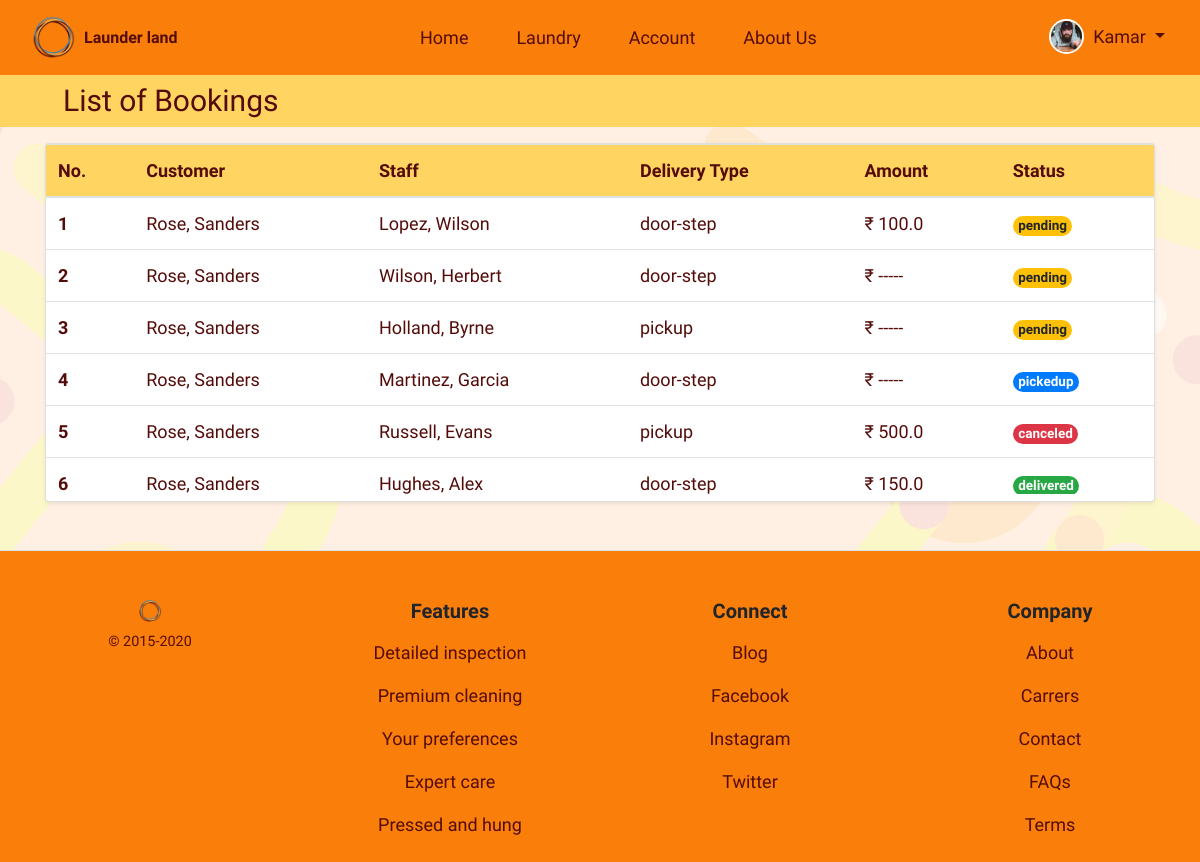
Page /laundry/staff_all_booking/ (signed in) on the earlier database version.
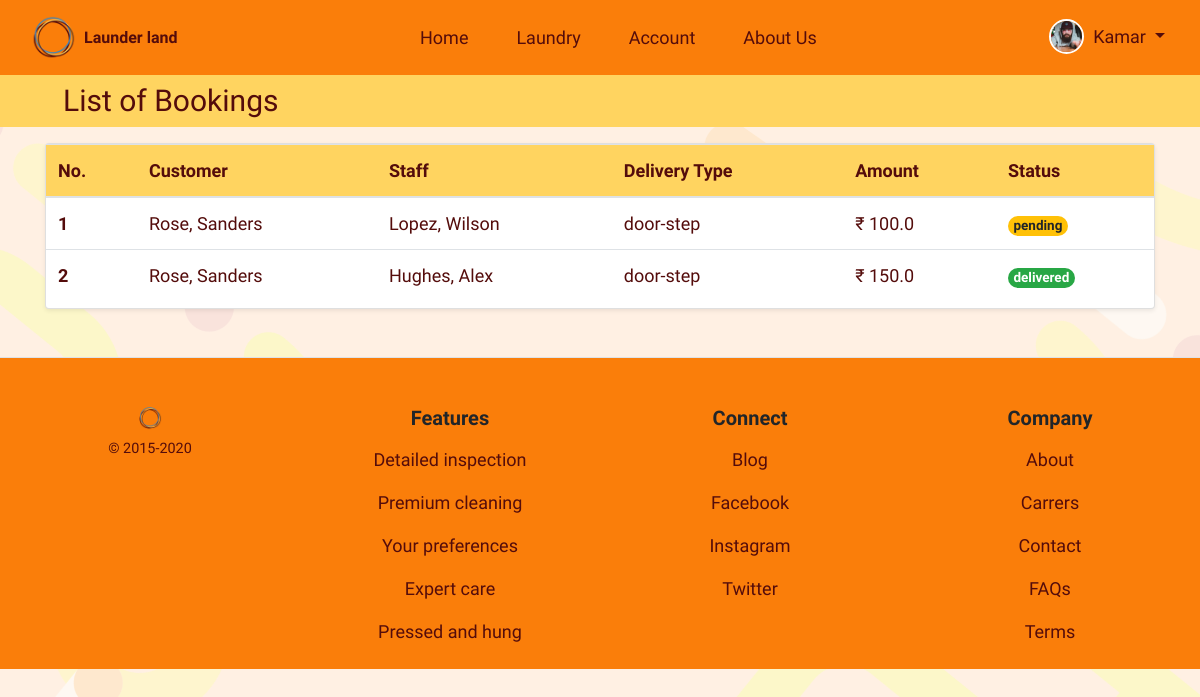
Same page on the later database version.
### usermodule/models.py (models this page shows)
class User(AbstractUser):
    username = None
    mobile = models.CharField(unique=True, max_length=10)
    email = models.EmailField(unique=True)
    first_name = models.CharField(max_length=15)
    profile_pic = models.ImageField(default="profile.png", blank=True)
    gender_choice = (('Male', 'Male'), ('Female', 'Female'),
                     ('Other', 'Other'))
    gender = models.CharField(max_length=7, choices=gender_choice)
    user_type_choice = ((1, 'Owner'), (2, 'Staff'), (3, 'Customer'))
    user_type = models.PositiveSmallIntegerField(
        choices=user_type_choice)
    staff_status = models.BooleanField(default=False)
    address = models.CharField(max_length=100)
    street = models.CharField(max_length=50)
    city = models.CharField(max_length=50)
    state = models.CharField(max_length=50)
    pincode = models.CharField(max_length=6)
    creation_date = models.DateTimeField(auto_now_add=True)
    objects = UserManager()
    USERNAME_FIELD = 'mobile'
    REQUIRED_FIELDS = ['first_name']
    class Meta:
        verbose_name = 'User'
        verbose_name_plural = 'Users'
    def __str__(self):
        return self.last_name + ", " + self.first_name

### laundry/models.py (models this page shows, shortened)
class Booking(models.Model):
    cust_id = models.ForeignKey(
        User, on_delete=models.CASCADE, related_name="cid")
    assigned_staff = models.ForeignKey(User, on_delete=models.CASCADE)
    services = models.ForeignKey(Service, on_delete=models.SET_NULL, null=True)
    sub_service = models.ForeignKey(
        Subservice, on_delete=models.SET_NULL, null=True)
    quantity = models.PositiveIntegerField()
    amount = models.FloatField(null=True, blank=True)
    delivery_choice = (('pickup', 'Pickup (Self)'), ('door-step', 'Door Step'))
    delivery_type = models.CharField(choices=delivery_choice, max_length=30)
    status_choice = (('pending', 'Pending'), ('pickedup', 'Picked Up'), ('canceled', 'Canceled'),
                     ('ready', 'Ready'), ('delivered', 'Delivered'))
    status = models.CharField(max_length=20, choices=status_choice,
                              default=status_choice[0][0])
    booked_on = models.DateTimeField(auto_now_add=True)
    class Meta:
        verbose_name = 'Booking'
        verbose_name_plural = 'Bookings'

### usermodule/decorators.py (the view)
    def wrap(request, *args, **kwargs):
        if request.user.is_authenticated:
            if request.user.user_type == 2 or request.user.user_type == 1:
                return function(request, *args, **kwargs)
            else:
                messages.warning(request, 'Signin using Staff Account')
                return redirect(redirect('usermodule:signin').url+'?next='+request.path)
        else:
            messages.info(request, 'Signin to continue')
            return redirect(redirect('usermodule:signin').url+'?next='+request.path)

### laundry/views.py (called while the page is built)
@user_is_staff
def staff_all_booking(request):
    bookings = None
    if request.user.user_type == 1:
        bookings = Booking.objects.all().order_by('booked_on').reverse()
    elif request.user.user_type == 2:
        bookings = Booking.objects.filter(
            assigned_staff=request.user.id).order_by('booked_on').reverse()
    return render(request, 'laundry/staff_booking.html', {'booking': bookings})

### templates/laundry/staff_booking.html (shortened to what this page needs)
{% extends 'base_layout.html' %}
{% load static %}
{% block content %}
<body id="booking">
    <article class="bg_light_orange_2 container-fluid py-2">
        <section class="pr-md-auto pl-md-5 text-center text-md-left">
            <h3 class="brown mb-0 clamp_size_header">List of Bookings</h3>
        </section>
    </article>
    <article class="container my-2">
        <section class="card shadow-sm my-3 w-100">
            <div class="card-body p-0">
                <div class="table-responsive table-wrapper">
                    <table class="table table-hover mb-0 brown">
                        <thead class="bg_light_orange_2">
                            <tr>
                                <th scope="col">No.</th>
                                <th scope="col">Customer</th>
                                {% if user.user_type == 1 %}
                                <th scope="col">Staff</th>
                                {% endif %}
                                <th scope="col">Delivery Type</th>
                                <th scope="col">Amount</th>
                                <th scope="col">Status</th>
                            </tr>
                        </thead>
                        <tbody>
                            {% for data in booking %}
                            <tr>
                                {% if forloop %}
                                <th><a class="nav-link p-0 brown btn-cust"
                                        href="{% url 'laundry:staff_booking_edit' data.id %}">{{forloop.counter}}</a>
                                </th>
                                {% endif %}
                                <td>{{ data.cust_id }}</td>
                                {% if user.user_type == 1 %}
                                <td>{{ data.assigned_staff }}</td>
                                {% endif %}
                                <td>{{ data.delivery_type }}</td>
                                <td>&#x20B9; {{ data.amount|default:"-----" }}</td>
                                <td><span class="badge rounded-pill mb-0
                                {% if data.status == 'delivered' %}
                                badge-success
                                {% elif data.status == 'ready' %}
                                badge-info
                                {% elif data.status == 'pickedup' %}
                                badge-primary
                                {% elif data.status == 'pending' %}
                                badge-warning
                                {% elif data.status == 'canceled' %}
                                badge-danger
                                {% endif %}
                                ">{{ data.status }}</span></td>
                            </tr>
                            {% endfor %}
                        </tbody>
                    </table>
                </div>
            </div>
        </section>
    </article>
</body>
{% endblock %}

### templates/base_layout.html (shortened to what this page needs)
{% load static %}
<!DOCTYPE html>
<html lang="en">
<head>
    <link rel="stylesheet" href="https://maxcdn.bootstrapcdn.com/bootstrap/4.5.0/css/bootstrap.min.css" />
    <link rel="stylesheet" href="https://use.fontawesome.com/releases/v5.7.0/css/all.css"
 />
    <link rel="stylesheet" href="https://cdnjs.cloudflare.com/ajax/libs/animate.css/4.0.0/animate.min.css" />
    <link rel="stylesheet" href="{% static 'css/style.css' %}" />
</head>
<body>
    <header>
        {% include 'header.html' %}
    </header>
    <main>
        {% block content %} {% endblock %}
    </main>
    <footer class="pt-4 mt-5 pt-md-5 border-top bg_orange_1 ">
        {% include 'footer.html' %}
    </footer>
</body>
</html>

### templates/messages.html (shortened to what this page needs)
{% load static %}

### templates/header.html (shortened to what this page needs)
{% load static %}
{% url 'homepage' as home %}
{% url 'usermodule:myaccount' as myaccount %}
{% url 'laundry:laundry' as laundry %}
<div>
    <nav class="navbar navbar-expand-lg bg_orange_1">
        <div class="container mx_width_100 justify-content-between">
            <a class="navbar-brand flex-shrink-0 btn-cust d-flex" href="{% url 'homepage' %}"
                style="min-width: 7rem"><img src="{% static 'images/logo.png' %}" alt="Horbax" width="45" />
                <h6 class="my-auto ml-2 brown bold">Launder land</h6>
            </a>
            <div class="container order-1 order-lg-0">
                <div class="navbar-collapse collapse d-lg-flex justify-content-center align-items-center"
                    id="navbarCollapse">
                    <ul class="navbar-nav">
                        <li class="nav-item my-2 mx-lg-3 clamp_size">
                            <a class="{% if request.get_full_path == home %}actives{% else %}brown{% endif %} nav-link border-0 btn-cust text-center header_big"
                                href="{% url 'homepage' %}">Home</a>
                        </li>
                        <li class="nav-item my-2 mx-lg-3 clamp_size">
                            <a class="{% if request.get_full_path == laundry %}actives{% else %}brown{% endif %} nav-link header_big border-0 btn-cust text-center"
                                href="{% url 'laundry:laundry' %}">Laundry</a>
                        </li>
                        {% if user.is_authenticated %}
                        <li class="nav-item my-2 mx-lg-3 clamp_size">
                            <a class="{% if request.get_full_path == myaccount %}actives{% else %}brown{% endif %} nav-link header_big border-0 btn-cust text-center"
                                href="{% url 'usermodule:myaccount' %}">Account</a>
                        </li>
                        {% endif %}
                        <li class="nav-item my-2 mx-lg-3 clamp_size">
                            <a class="brown nav-link header_big border-0 btn-cust text-center" href="#">About Us</a>
                        </li>
                    </ul>
                </div>
            </div>
            <div class="navbar-toolbar d-flex flex-shrink-0 align-items-center order-0 orderlg-1">
                {% if user.is_authenticated %}
                <div class="nav-item dropdown d-flex order-md-2">
                    <a class="navbar-tool mx-sm-1 mx-md-0 text-decoration-none btn-cust" href="">
                        <div class="navbar-tool-icon-box">
                            <img class="rounded-circle" src="{{ user.profile_pic.url }}" width="35"
                                style="border: 2px solid white" alt="Profile" />
                        </div>
                    </a>
                    <a class="nav-link dropdown-toggle btn-cust d-none d-md-block px-1
              {% if request.get_full_path == profile %}active{% else %}brown{% endif %}" href="#" id="navbardrop"
                        data-toggle="dropdown">
                        {{ user.first_name }}
                    </a>
                </div>
                {% endif %}
            </div>
        </div>
    </nav>
</div>

### templates/footer.html
{% load static %}
<div class="row mx-0 text-center">
    <div class="col-12 col-md">
        <img class="mb-2" src="{% static 'images/logo.png' %}" alt="" width="24" height="24">
        <small class="d-block mb-3 brown">© 2015-2020</small>
    </div>
    <div class="col-12 col-md">
        <h5 class="bold">Features</h5>
        <ul class="list-unstyled text-small brown">
            <li><a class="text-muted nav-link brown" href="#">Detailed inspection</a></li>
            <li><a class="text-muted nav-link brown" href="#">
                    Premium cleaning</a></li>
            <li><a class="text-muted nav-link brown" href="#">
                    Your preferences</a></li>
            <li><a class="text-muted nav-link brown" href="#">Expert care</a></li>
            <li><a class="text-muted nav-link brown" href="#">Pressed and hung</a></li>
        </ul>
    </div>
    <div class="col-12 col-md">
        <h5 class="bold">Connect</h5>
        <ul class="list-unstyled text-small brown">
            <li><a class="text-muted nav-link brown" href="#">Blog</a></li>
            <li><a class="text-muted nav-link brown" href="#">Facebook</a></li>
            <li><a class="text-muted nav-link brown" href="#">Instagram</a></li>
            <li><a class="text-muted nav-link brown" href="#">Twitter</a></li>
        </ul>
    </div>
    <div class="col-12 col-md">
        <h5 class="bold">Company</h5>
        <ul class="list-unstyled text-small brown">
            <li><a class="text-muted nav-link brown" href="#">About</a></li>
            <li><a class="text-muted nav-link brown" href="#">Carrers</a></li>
            <li><a class="text-muted nav-link brown" href="#">Contact</a></li>
            <li><a class="text-muted nav-link brown" href="#">FAQs</a></li>
            <li><a class="text-muted nav-link brown" href="#">Terms</a></li>
        </ul>
    </div>
</div>

### static/css/style.css (style rules this page uses)
body { background-image: url("/static/images/home_page.png"); background-attachment: fixed; background-size: cover; -webkit-background-size: cover; -moz-background-size: cover; -o-background-size: cover; background-repeat: no-repeat; background-blend-mode: overlay; font-family: "Quicksand"; font-size: large; }
.btn-cust { transition: transform 80ms ease-in; }
.brown { color: #540c0b !important; }
.bg_orange_1 { background-color: #fa7e0a !important; }
.bg_light_orange_2 { background-color: #ffd460 !important; }
.bold { font-weight: 700 !important; }
.clamp_size { font-size: clmp(17px, 2.5vw, 21px) !important; }
.clamp_size_header { font-size: clamp(25px, 2.5vw, 32px) !important; }
.navbar-tool { position: relative; display: -ms-flexbox; display: flex; -ms-flex-align: center; align-items: center; }
.navbar-tool-icon-box { position: relative; width: 2.875rem; height: 2.875rem; border-radius: 50%; line-height: 2.625rem; text-align: center; color: #540c0b; }
.mx_width_100 { max-width: 100% !important; }
#booking { background-color: #ffefe2f6; }
.table-wrapper { max-height: 350px; overflow: auto; display: inline-block; }

Differences in the rows shown:
removed Booking: cust_id "Rose, Sanders", assigned_staff "Wilson, Herbert", delivery_type "door-step", amount "-----", status "pending"
removed Booking: cust_id "Rose, Sanders", assigned_staff "Holland, Byrne", delivery_type "pickup", amount "-----", status "pending"
removed Booking: cust_id "Rose, Sanders", assigned_staff "Martinez, Garcia", delivery_type "door-step", amount "-----", status "pickedup"
removed Booking: cust_id "Rose, Sanders", assigned_staff "Russell, Evans", delivery_type "pickup", amount "500.0", status "canceled"
